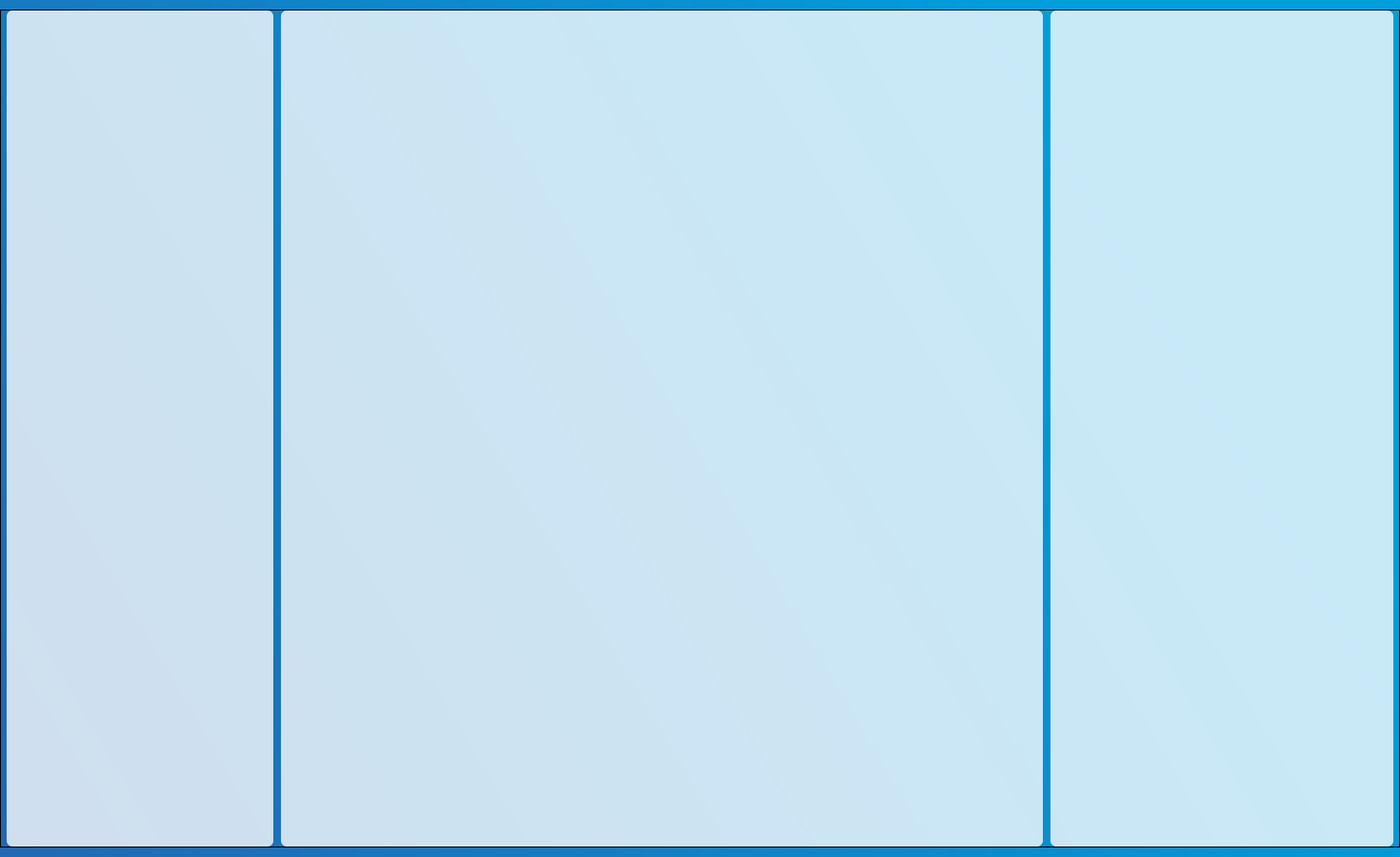
<?xml version="1.0" encoding="UTF-8"?>
<ui version="4.0">
 <class>MainWindow</class>
 <widget class="QMainWindow" name="MainWindow">
  <property name="geometry">
   <rect>
    <x>0</x>
    <y>0</y>
    <width>1470</width>
    <height>900</height>
   </rect>
  </property>
  <property name="sizePolicy">
   <sizepolicy hsizetype="Fixed" vsizetype="Fixed">
    <horstretch>0</horstretch>
    <verstretch>0</verstretch>
   </sizepolicy>
  </property>
  <property name="minimumSize">
   <size>
    <width>1470</width>
    <height>900</height>
   </size>
  </property>
  <property name="windowTitle">
   <string>MainWindow</string>
  </property>
  <property name="styleSheet">
   <string notr="true">
</string>
  </property>
  <widget class="QWidget" name="centralwidget">
   <property name="styleSheet">
    <string notr="true">background-color: qlineargradient(spread:pad, x1:0, y1:1, x2:1, y2:0.648, stop:0 rgba(34, 104, 178, 255), stop:1 rgba(0, 159, 220, 255));</string>
   </property>
   <layout class="QHBoxLayout" name="horizontalLayout">
    <property name="spacing">
     <number>10</number>
    </property>
    <property name="leftMargin">
     <number>0</number>
    </property>
    <property name="topMargin">
     <number>10</number>
    </property>
    <property name="rightMargin">
     <number>0</number>
    </property>
    <property name="bottomMargin">
     <number>10</number>
    </property>
    <item>
     <widget class="QFrame" name="frame">
      <property name="frameShape">
       <enum>QFrame::StyledPanel</enum>
      </property>
      <property name="frameShadow">
       <enum>QFrame::Raised</enum>
      </property>
      <layout class="QHBoxLayout" name="horizontalLayout_2">
       <property name="spacing">
        <number>7</number>
       </property>
       <property name="leftMargin">
        <number>5</number>
       </property>
       <property name="topMargin">
        <number>0</number>
       </property>
       <property name="rightMargin">
        <number>5</number>
       </property>
       <property name="bottomMargin">
        <number>0</number>
       </property>
       <item>
        <widget class="QFrame" name="input">
         <property name="sizePolicy">
          <sizepolicy hsizetype="Fixed" vsizetype="Preferred">
           <horstretch>0</horstretch>
           <verstretch>0</verstretch>
          </sizepolicy>
         </property>
         <property name="minimumSize">
          <size>
           <width>280</width>
           <height>0</height>
          </size>
         </property>
         <property name="styleSheet">
          <string notr="true">.QFrame{
background-color: rgba(255, 255, 255, 200);
border-radius:6px;
}</string>
         </property>
         <property name="frameShape">
          <enum>QFrame::StyledPanel</enum>
         </property>
         <property name="frameShadow">
          <enum>QFrame::Raised</enum>
         </property>
         <layout class="QVBoxLayout" name="verticalLayout">
          <property name="spacing">
           <number>9</number>
          </property>
          <property name="topMargin">
           <number>0</number>
          </property>
          <property name="bottomMargin">
           <number>0</number>
          </property>
         </layout>
        </widget>
       </item>
       <item>
        <widget class="QFrame" name="overview">
         <property name="sizePolicy">
          <sizepolicy hsizetype="Fixed" vsizetype="Preferred">
           <horstretch>0</horstretch>
           <verstretch>0</verstretch>
          </sizepolicy>
         </property>
         <property name="minimumSize">
          <size>
           <width>800</width>
           <height>0</height>
          </size>
         </property>
         <property name="styleSheet">
          <string notr="true">background-color: rgba(255, 255, 255, 200);
border-radius:6px;</string>
         </property>
         <property name="frameShape">
          <enum>QFrame::StyledPanel</enum>
         </property>
         <property name="frameShadow">
          <enum>QFrame::Raised</enum>
         </property>
        </widget>
       </item>
       <item>
        <widget class="QFrame" name="text_output">
         <property name="sizePolicy">
          <sizepolicy hsizetype="Fixed" vsizetype="Preferred">
           <horstretch>0</horstretch>
           <verstretch>0</verstretch>
          </sizepolicy>
         </property>
         <property name="minimumSize">
          <size>
           <width>360</width>
           <height>0</height>
          </size>
         </property>
         <property name="styleSheet">
          <string notr="true">background-color: rgba(255, 255, 255, 200);
border-radius:6px;</string>
         </property>
         <property name="frameShape">
          <enum>QFrame::StyledPanel</enum>
         </property>
         <property name="frameShadow">
          <enum>QFrame::Raised</enum>
         </property>
        </widget>
       </item>
      </layout>
     </widget>
    </item>
   </layout>
  </widget>
 </widget>
 <resources/>
 <connections/>
</ui>
